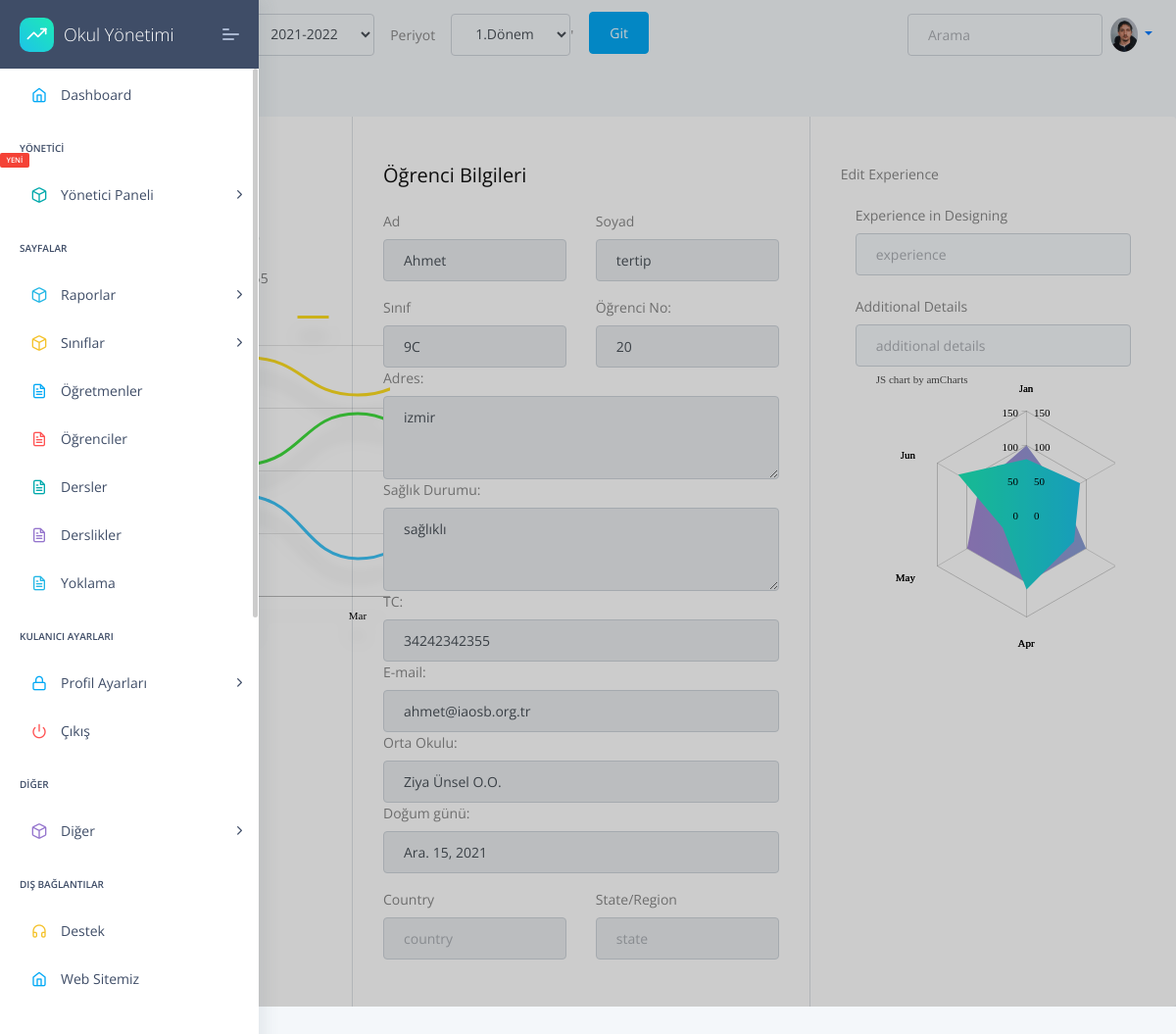
/student/view/7 (signed in), run on an earlier commit of the app's database.
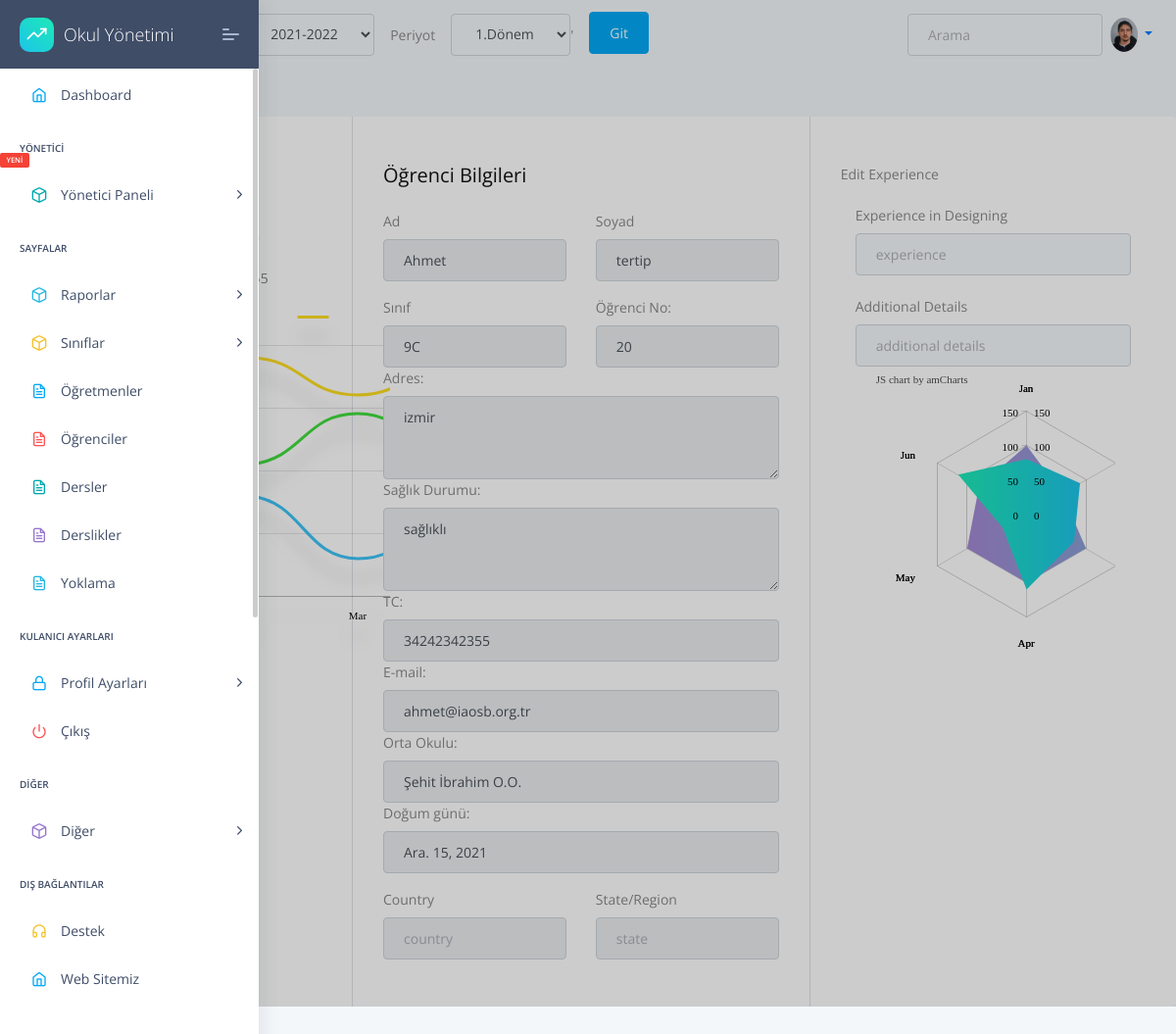
And on a later commit of the database.
### apps/student/models.py (models this page shows, shortened)
class Student(models.Model):
    firstName= models.CharField(max_length=20,default="",unique=False,null=True,blank=True,)
    lastName=models.CharField(max_length=20,unique=False,null=True,blank=True,)
    TC = models.CharField(max_length=11,unique=False,null=True,blank=True,validators=[validateEven])
    phone = models.CharField(validators=[validatePhone], max_length=17,default="0",unique=False,null=True,blank=True,)
    address=models.TextField(unique=False,null=True,blank=True,)
    status=models.BooleanField(unique=False,null=True,blank=True,)
    middleSchool=models.ForeignKey(MiddleSchool,on_delete=models.CASCADE)
    number=models.IntegerField(unique=False,null=True,blank=True,)
    session=models.ForeignKey(Session,on_delete=models.CASCADE)
    image=models.ImageField(upload_to="images/ogrenciler/",unique=False,null=True,blank=True,default='images/person.png')
    health=models.TextField(unique=False,null=True,blank=True,)
    HESCode=models.CharField(max_length=12,unique=False,null=True,blank=True,validators=[validateHesCode])
    birtdate=DateField(("Doğum Tarihiniz"), auto_now=False, auto_now_add=False,unique=False,null=True,blank=True,)
    email=models.EmailField()
    genders=(('Kız','Kız'),
              ('Erkek','Erkek'),
              ('Diger','Diğer'),
    )
    gender=CharField(max_length=10 ,choices=genders,unique=False,blank=True,null=True)
    class Meta:
        ordering = ('firstName',)

class MiddleSchool(models.Model):
    name=models.CharField(max_length=100,default="")
    def __str__(self):
        return self.name

### apps/student/views.py (the view)
# urls.py: path('view/<int:pk>', views.studentView, name='student-view'),
@login_required(login_url="/login/")
def studentView(request,pk=None):
    sessionUpdate(request)
    session=Session.objects.get(active=True)
    period=Period.objects.get(active=True)
    try:
        student = Student.objects.get(id=pk)
        className = StudentList.objects.get(students=student,session=session,periods=period)
    except:
        context={
        'sessions':sessions,"periods":periods
        }
        return render(request,"student/std-list.html",context)
    context={
        'student':student,
        'studentclassName':className,
        'media_url':settings.MEDIA_URL,
        'sessions':sessions,"periods":periods
        }
    return render(request, "student/std-profile.html", context)

### apps/classes/models.py (called while the page is built)
    def __str__(self):
        return self.level.level+self.className.name

### apps/home/models.py (called while the page is built)
    def __str__(self):
      return self.session

    def __str__(self):
      return self.period

### apps/templates/student/std-profile.html (shortened to what the changed rows need)
{% extends "layouts/base.html" %}
{% block content %}
<div class="container rounded bg-white mt-5 mb-5">
    <div class="row">
        <div class="col-md-5 border-right">
            <div class="p-3 py-5">
                <div class="row mt-2">
                    <div class="col-md-6"><label class="labels">Ad</label><input type="text" class="form-control"
                            placeholder="Ad" value="{{student.firstName}}" disabled></div>
                    <div class="col-md-6"><label class="labels">Soyad</label><input type="text" class="form-control"
                            value="{{student.lastName}}" placeholder="Soyad" disabled></div>
                </div>
                <div class="row mt-3">
                    <div class="col-md-6"><label class="labels">Öğrenci No:</label><input type="text"
                            class="form-control" placeholder="Okul No" value="{{student.number}}" disabled></div>
                    <div class="col-md-12"><label class="labels">Adres:</label><textarea rows="3" cols="30"
                            class="form-control" name="" disabled>{{student.address}}</textarea></div>
                    <div class="col-md-12"><label class="labels">Sağlık Durumu:</label><textarea rows="3" cols="30"
                            class="form-control" name="" disabled>{{student.health}}</textarea></div>
                    <div class="col-md-12"><label class="labels">TC:</label><input type="text" class="form-control"
                            placeholder="TC" value="{{student.TC}}" disabled></div>
                    <div class="col-md-12"><label class="labels">E-mail:</label><input type="text" class="form-control"
                            placeholder="E-mail" value="{{student.email}}" disabled></div>
                    <div class="col-md-12"><label class="labels">Orta Okulu:</label><input type="text"
                            class="form-control" placeholder="Orta Okulu" value="{{student.middleSchool}}" disabled>
                    </div>
                    <div class="col-md-12"><label class="labels">Doğum günü:</label><input type="text"
                            class="form-control" placeholder="Doğum günü"
                            value="{% if student.birtdate %}{{student.birtdate}}{% endif %}" disabled></div>
                </div>
            </div>
        </div>
    </div>
</div>
</div>
</div>
{% endblock content %}

What changed in the data, as far as the page shows it:
changed Student "Ahmet": middleSchool "Ziya Ünsel O.O." → "Şehit İbrahim O.O."
